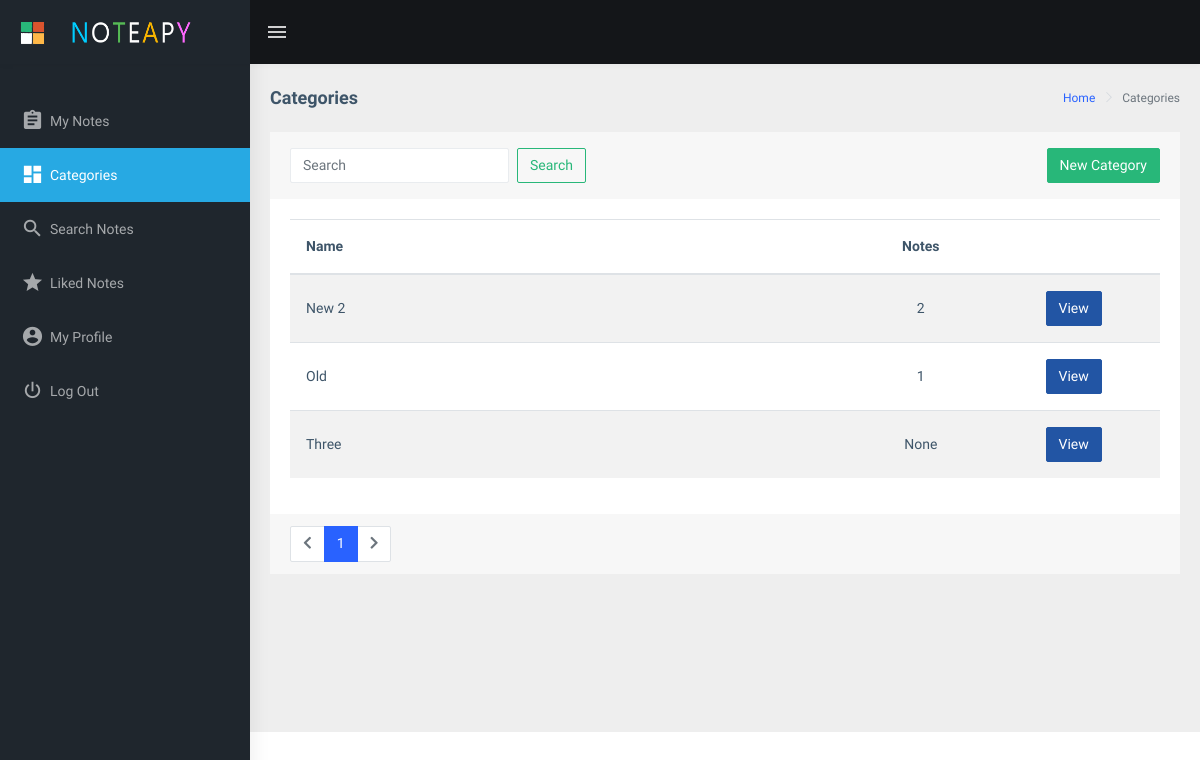
The page /categories/ (signed in) on the database as committed earlier.
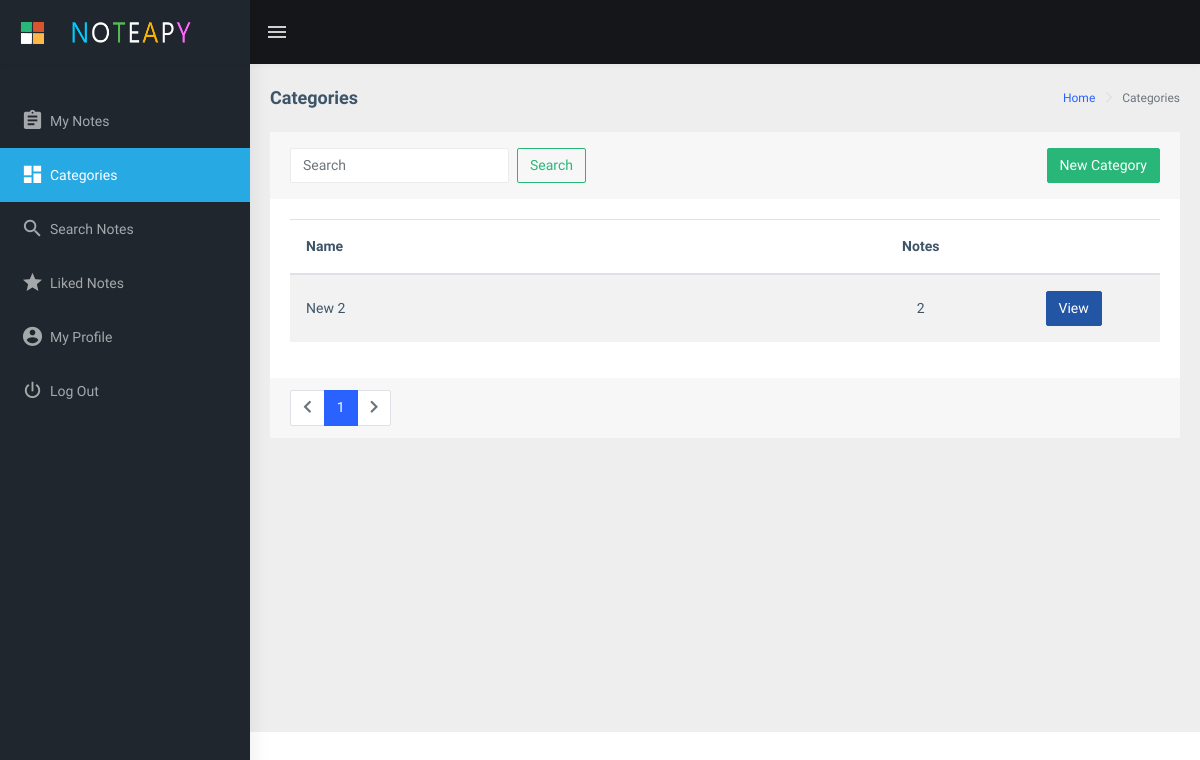
The same page on the database as committed later.
### main/models.py (models this page shows, shortened)
class Categories(models.Model):
    user = models.ForeignKey(User, on_delete=models.CASCADE)
    name = models.CharField(max_length=30)
    class Meta:
        verbose_name_plural = "Categories"

### main/views/categories.py (the view)
# urls.py: path('categories/', views.ManageCategories.as_view(), name="Categories"),
class ManageCategories(LoginRequiredMixin, ListView):
    template_name = "main/categories/manage_categories.html"
    paginate_by = 10
    model = Categories
    def get_queryset(self):
        search_text = self.request.GET.get('search_text')
        if search_text and search_text != "":
            object_list = self.model.objects.filter(Q(name__contains=search_text)).order_by('id')
        else:
            object_list = self.model.objects.all().order_by('id')
        categories = []
        for obj in object_list:
            notes_count = Notes.objects.filter(category=obj).count()
            categories.append({"categories": obj, "notes_count": notes_count})
        return categories

### main/templates/main/categories/manage_categories.html (shortened to what the changed rows need)
{% extends 'main/base.html' %}
{% load static %}
{% block content %}
<div class="page-wrapper">
    <div class="container-fluid">
        <div class="row">
            <div class="col-12">
                <div class="card">
                    <div class="card-body">
                        <table class="table table-striped">
                            {% if not object_list %}
                                <tbody>
                                    <tr>
                                        <td class="text-center">
                                            <div class="pb-3 pt-4">
                                                <h2>No Categories Found</h2>
                                                <p><small>Add a Category by Clicking the Button "New Category"</small></p>
                                            </div>
                                        </td>
                                    </tr>
                                </tbody>
                            {% else %}
                                <thead>
                                    <tr>
                                        <th class="font-weight-bold" width="60%">Name</th>
                                        <th width="25%" class="font-weight-bold text-center">Notes</th>
                                        <th width="15%"></th>
                                    </tr>
                                </thead>
                                <tbody>
                                    {% for category in object_list %}
                                        <tr>
                                            <td style="vertical-align: middle;">{{ category.categories.name }}</td>
                                            <td style="vertical-align: middle;" class="text-center">{% if category.notes_count == 0 %} None {% else %} {{ category.notes_count }} {% endif %} </td>
                                            <td style="vertical-align: middle;"><a class="btn btn-info text-white" href="{% url 'main:View_Category' id=category.categories.id %}">View</a></td>
                                        </tr>
                                    {% endfor %}
                                </tbody>
                            {% endif %}
                        </table>
                    </div>
                    <div class="card-footer">
                        <ul class="pagination mb-0">
                            {% for i in page_obj.paginator.page_range %}
                                {% if page_obj.number == i %}
                                    <li class="page-item active"><span class="page-link">{{ i }} <span class="sr-only">(current)</span></span></li>
                                {% elif i > page_obj.number|add:'-5' and i < page_obj.number|add:'5' %}
                                    <li class="page-item"><a class="page-link" href="?page={{ i }}">{{ i }}</a></li>
                                {% endif %}
                            {% endfor %}
                        </ul>
                    </div>
                </div>
            </div>
        </div>
    </div>
</div>
{% endblock %}

Rows that differ between the two databases and show on the page:
removed Categories: categories.name "Old", notes_count "1"
removed Categories: categories.name "Three", shows "None"
